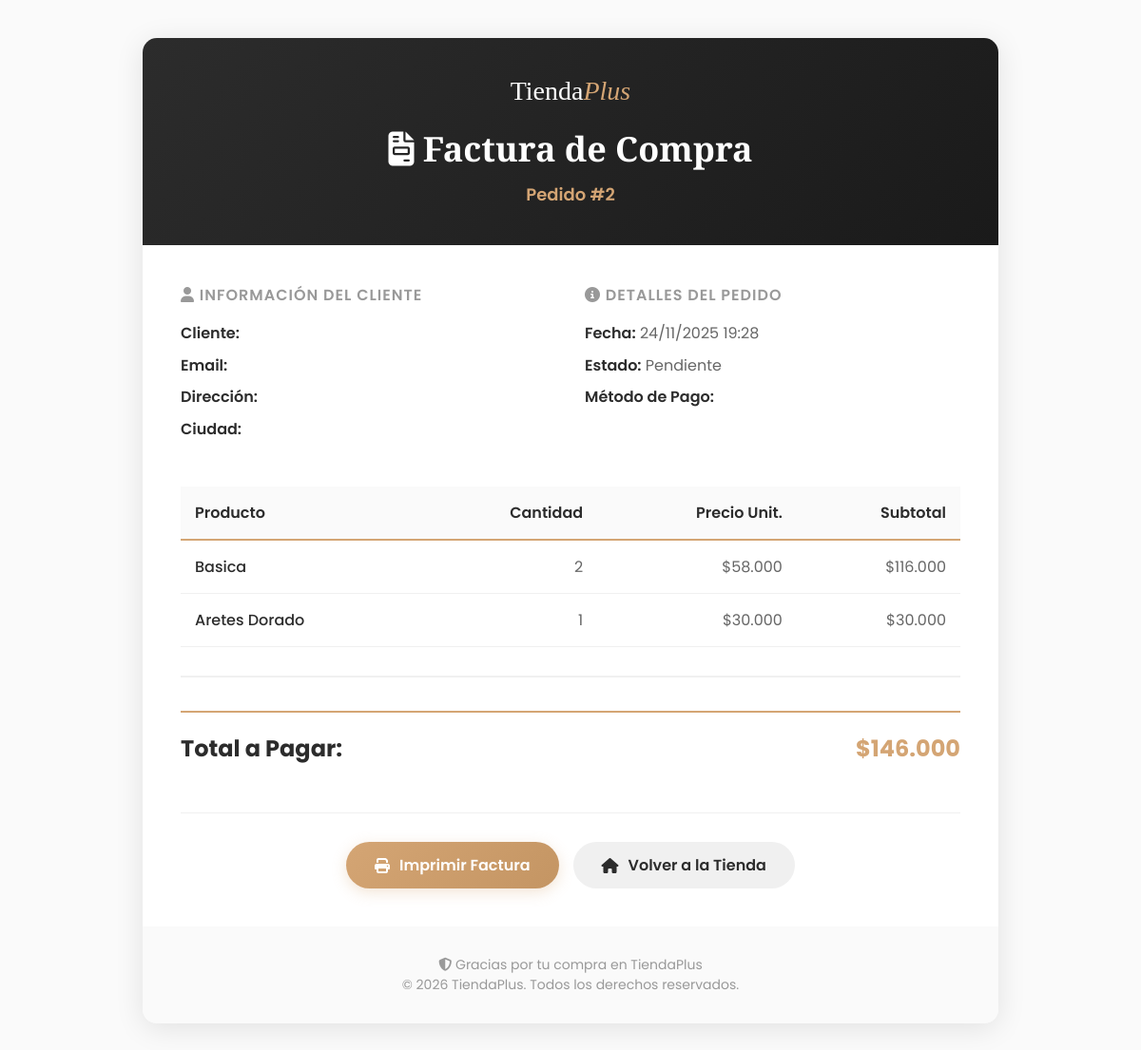
/backend/factura.php?pedido_id=2, run on the app's committed database.
### tables this page shows
CREATE TABLE `pedidos` (
  `id` int(11) NOT NULL,
  `usuario_id` int(11) NOT NULL,
  `fecha` datetime DEFAULT current_timestamp(),
  `total` decimal(10,2) NOT NULL,
  `envio` decimal(10,2) DEFAULT 0.00,
  `estado` varchar(50) DEFAULT 'pendiente'
);

CREATE TABLE `detalle_pedido` (
  `id` int(11) NOT NULL,
  `pedido_id` int(11) NOT NULL,
  `producto_id` int(11) NOT NULL,
  `cantidad` int(11) NOT NULL,
  `precio` decimal(10,2) NOT NULL,
  `talla` varchar(10) DEFAULT NULL
);

CREATE TABLE `productos` (
  `id` int(11) NOT NULL,
  `categoria_id` int(11) NOT NULL,
  `nombre` varchar(100) NOT NULL,
  `descripcion` text DEFAULT NULL,
  `precio` decimal(10,2) NOT NULL,
  `stock` int(11) NOT NULL DEFAULT 0,
  `tallas` varchar(100) DEFAULT NULL,
  `imagen` varchar(255) DEFAULT NULL,
  `destacado` tinyint(1) DEFAULT 0
);

### backend/factura.php (the view, shortened to what this page needs)
<?php
require_once('../backend/conexion.php');
$pedido_id = intval($_GET['pedido_id']);
$stmt = $conn->prepare("SELECT * FROM pedidos WHERE id=?");
$stmt->bind_param("i", $pedido_id);
$stmt->execute();
$pedido = $stmt->get_result()->fetch_assoc();
$stmt = $conn->prepare("SELECT p.nombre, d.cantidad, d.precio
                        FROM detalle_pedido d
                        JOIN productos p ON d.producto_id = p.id
                        WHERE d.pedido_id=?");
$stmt->bind_param("i", $pedido_id);
$stmt->execute();
$detalles = $stmt->get_result();
?>
<!DOCTYPE html>
<html lang="es">
<head>
    <link rel="stylesheet" href="https://cdnjs.cloudflare.com/ajax/libs/font-awesome/6.4.0/css/all.min.css">
</head>
<body>
    <div class="invoice-container">
        <div class="invoice-header">
            <div class="logo">
                Tienda<span>Plus</span>
            </div>
            <h1><i class="fas fa-file-invoice"></i> Factura de Compra</h1>
            <div class="invoice-number">Pedido #<?= $pedido_id ?></div>
        </div>
        <div class="invoice-content">
            <div class="invoice-info">
                <div class="info-section">
                    <h3><i class="fas fa-user"></i> Información del Cliente</h3>
                    <p><strong>Cliente:</strong> <?= htmlspecialchars($pedido['cliente']) ?></p>
                    <p><strong>Email:</strong> <?= htmlspecialchars($pedido['email']) ?></p>
                    <p><strong>Dirección:</strong> <?= htmlspecialchars($pedido['direccion']) ?></p>
                    <p><strong>Ciudad:</strong> <?= htmlspecialchars($pedido['ciudad']) ?></p>
                </div>
                <div class="info-section">
                    <h3><i class="fas fa-info-circle"></i> Detalles del Pedido</h3>
                    <p><strong>Fecha:</strong> <?= date('d/m/Y H:i', strtotime($pedido['fecha'])) ?></p>
                    <p><strong>Estado:</strong> <?= ucfirst(htmlspecialchars($pedido['estado'])) ?></p>
                    <p><strong>Método de Pago:</strong> <?= htmlspecialchars($pedido['metodo_pago']) ?></p>
                </div>
            </div>
            <table class="invoice-table">
                <thead>
                    <tr>
                        <th>Producto</th>
                        <th class="text-right">Cantidad</th>
                        <th class="text-right">Precio Unit.</th>
                        <th class="text-right">Subtotal</th>
                    </tr>
                </thead>
                <tbody>
                    <?php
                    $total = 0;
                    while ($row = $detalles->fetch_assoc()):
                        $subtotal = $row['cantidad'] * $row['precio'];
                        $total += $subtotal;
                        ?>
                        <tr>
                            <td class="product-name"><?= htmlspecialchars($row['nombre']) ?></td>
                            <td class="text-right"><?= $row['cantidad'] ?></td>
                            <td class="text-right">$<?= number_format($row['precio'], 0, ',', '.') ?></td>
                            <td class="text-right">$<?= number_format($subtotal, 0, ',', '.') ?></td>
                        </tr>
                    <?php endwhile; ?>
                </tbody>
            </table>
            <div class="invoice-summary">
                <div class="summary-row total">
                    <span>Total a Pagar:</span>
                    <span class="amount">$<?= number_format($total, 0, ',', '.') ?></span>
                </div>
            </div>
            <div class="invoice-actions">
                <a href="javascript:window.print()" class="btn btn-primary">
                    <i class="fas fa-print"></i> Imprimir Factura
                </a>
                <a href="../web/index.php" class="btn btn-secondary">
                    <i class="fas fa-home"></i> Volver a la Tienda
                </a>
            </div>
        </div>
        <div class="invoice-footer">
            <p><i class="fas fa-shield-alt"></i> Gracias por tu compra en TiendaPlus</p>
            <p>© <?= date("Y") ?> TiendaPlus. Todos los derechos reservados.</p>
        </div>
    </div>
</body>
</html>

### backend/factura.php (style rules this page uses)
* { margin: 0; padding: 0; box-sizing: border-box; }
body { font-family: 'Poppins', sans-serif; background: #fafafa; color: #2c2c2c; padding: 40px 20px; }
.invoice-container { max-width: 900px; margin: 0 auto; background: white; border-radius: 15px; box-shadow: 0 5px 30px rgba(0, 0, 0, 0.1); overflow: hidden; }
.invoice-header { background: linear-gradient(135deg, #2c2c2c 0%, #1a1a1a 100%); color: white; padding: 40px; text-align: center; }
.invoice-header h1 { font-family: 'Playfair Display', serif; font-size: 36px; margin-bottom: 10px; }
.invoice-header .logo { font-family: 'Playfair Display', serif; font-size: 28px; margin-bottom: 20px; }
.invoice-header .logo span { color: #d4a574; font-style: italic; }
.invoice-number { font-size: 18px; color: #d4a574; font-weight: 600; }
.invoice-content { padding: 40px; }
.invoice-info { display: grid; grid-template-columns: 1fr 1fr; gap: 30px; margin-bottom: 40px; }
.info-section h3 { font-size: 16px; color: #999; text-transform: uppercase; letter-spacing: 1px; margin-bottom: 15px; font-weight: 600; }
.info-section p { margin-bottom: 8px; color: #666; line-height: 1.6; }
.info-section strong { color: #2c2c2c; font-weight: 600; }
.invoice-table { width: 100%; border-collapse: collapse; margin: 30px 0; }
.invoice-table thead { background: #fafafa; }
.invoice-table th { padding: 15px; text-align: left; font-weight: 600; color: #2c2c2c; border-bottom: 2px solid #d4a574; }
.invoice-table td { padding: 15px; border-bottom: 1px solid #f0f0f0; color: #666; }
.invoice-table .text-right { text-align: right; }
.invoice-table .product-name { font-weight: 500; color: #2c2c2c; }
.invoice-summary { margin-top: 30px; padding-top: 20px; border-top: 2px solid #f0f0f0; }
.summary-row { display: flex; justify-content: space-between; padding: 10px 0; font-size: 16px; }
.summary-row.total { font-size: 24px; font-weight: 700; color: #2c2c2c; padding-top: 20px; border-top: 2px solid #d4a574; margin-top: 15px; }
.summary-row.total .amount { color: #d4a574; }
.invoice-actions { display: flex; gap: 15px; justify-content: center; margin-top: 40px; padding-top: 30px; border-top: 1px solid #f0f0f0; }
.btn { padding: 12px 30px; border-radius: 30px; text-decoration: none; font-weight: 600; transition: all 0.3s; display: inline-flex; align-items: center; gap: 10px; }
.btn-primary { background: linear-gradient(135deg, #d4a574 0%, #c49563 100%); color: white; box-shadow: 0 4px 15px rgba(212, 165, 116, 0.3); }
.btn-secondary { background: #f0f0f0; color: #2c2c2c; }
.invoice-footer { text-align: center; padding: 30px; background: #fafafa; color: #999; font-size: 14px; }

### data on the page
pedidos: fecha "24/11/2025 19:28", estado "Pendiente"
detalle_pedido: producto.nombre "Basica", cantidad "2", precio "58.000", subtotal "116.000"
detalle_pedido: producto.nombre "Aretes Dorado", cantidad "1", precio "30.000", subtotal "30.000"

### other printed values
$pedido_id "2"
$total "146.000"
